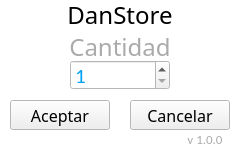
<?xml version="1.0" encoding="UTF-8"?>
<ui version="4.0">
 <class>MainWindow</class>
 <widget class="QMainWindow" name="MainWindow">
  <property name="geometry">
   <rect>
    <x>0</x>
    <y>0</y>
    <width>240</width>
    <height>147</height>
   </rect>
  </property>
  <property name="palette">
   <palette>
    <active>
     <colorrole role="Base">
      <brush brushstyle="SolidPattern">
       <color alpha="255">
        <red>255</red>
        <green>255</green>
        <blue>255</blue>
       </color>
      </brush>
     </colorrole>
     <colorrole role="Window">
      <brush brushstyle="SolidPattern">
       <color alpha="255">
        <red>255</red>
        <green>255</green>
        <blue>255</blue>
       </color>
      </brush>
     </colorrole>
    </active>
    <inactive>
     <colorrole role="Base">
      <brush brushstyle="SolidPattern">
       <color alpha="255">
        <red>255</red>
        <green>255</green>
        <blue>255</blue>
       </color>
      </brush>
     </colorrole>
     <colorrole role="Window">
      <brush brushstyle="SolidPattern">
       <color alpha="255">
        <red>255</red>
        <green>255</green>
        <blue>255</blue>
       </color>
      </brush>
     </colorrole>
    </inactive>
    <disabled>
     <colorrole role="Base">
      <brush brushstyle="SolidPattern">
       <color alpha="255">
        <red>255</red>
        <green>255</green>
        <blue>255</blue>
       </color>
      </brush>
     </colorrole>
     <colorrole role="Window">
      <brush brushstyle="SolidPattern">
       <color alpha="255">
        <red>255</red>
        <green>255</green>
        <blue>255</blue>
       </color>
      </brush>
     </colorrole>
    </disabled>
   </palette>
  </property>
  <property name="windowTitle">
   <string>Cantidad</string>
  </property>
  <widget class="QWidget" name="centralwidget">
   <widget class="QPushButton" name="b_Cancelar">
    <property name="geometry">
     <rect>
      <x>130</x>
      <y>100</y>
      <width>100</width>
      <height>30</height>
     </rect>
    </property>
    <property name="font">
     <font>
      <family>Swis721 LtCn BT</family>
      <pointsize>12</pointsize>
     </font>
    </property>
    <property name="focusPolicy">
     <enum>Qt::StrongFocus</enum>
    </property>
    <property name="text">
     <string>Cancelar</string>
    </property>
   </widget>
   <widget class="QPushButton" name="b_Aceptar">
    <property name="geometry">
     <rect>
      <x>10</x>
      <y>100</y>
      <width>100</width>
      <height>30</height>
     </rect>
    </property>
    <property name="font">
     <font>
      <family>Swis721 LtCn BT</family>
      <pointsize>12</pointsize>
     </font>
    </property>
    <property name="focusPolicy">
     <enum>Qt::StrongFocus</enum>
    </property>
    <property name="text">
     <string>Aceptar</string>
    </property>
   </widget>
   <widget class="QLabel" name="L1">
    <property name="geometry">
     <rect>
      <x>0</x>
      <y>0</y>
      <width>240</width>
      <height>30</height>
     </rect>
    </property>
    <property name="font">
     <font>
      <family>Impact</family>
      <pointsize>18</pointsize>
     </font>
    </property>
    <property name="text">
     <string>DanStore</string>
    </property>
    <property name="alignment">
     <set>Qt::AlignCenter</set>
    </property>
   </widget>
   <widget class="QLabel" name="L2">
    <property name="geometry">
     <rect>
      <x>0</x>
      <y>30</y>
      <width>240</width>
      <height>30</height>
     </rect>
    </property>
    <property name="font">
     <font>
      <family>Swis721 LtCn BT</family>
      <pointsize>18</pointsize>
     </font>
    </property>
    <property name="frameShadow">
     <enum>QFrame::Plain</enum>
    </property>
    <property name="midLineWidth">
     <number>0</number>
    </property>
    <property name="text">
     <string>&lt;html&gt;&lt;head/&gt;&lt;body&gt;&lt;p&gt;&lt;span style=&quot; color:#aaaaaa;&quot;&gt;Cantidad&lt;/span&gt;&lt;/p&gt;&lt;/body&gt;&lt;/html&gt;</string>
    </property>
    <property name="alignment">
     <set>Qt::AlignCenter</set>
    </property>
   </widget>
   <widget class="QSpinBox" name="D_cantidad">
    <property name="geometry">
     <rect>
      <x>70</x>
      <y>60</y>
      <width>100</width>
      <height>30</height>
     </rect>
    </property>
    <property name="palette">
     <palette>
      <active>
       <colorrole role="Text">
        <brush brushstyle="SolidPattern">
         <color alpha="255">
          <red>0</red>
          <green>160</green>
          <blue>245</blue>
         </color>
        </brush>
       </colorrole>
       <colorrole role="Highlight">
        <brush brushstyle="SolidPattern">
         <color alpha="255">
          <red>0</red>
          <green>160</green>
          <blue>245</blue>
         </color>
        </brush>
       </colorrole>
      </active>
      <inactive>
       <colorrole role="Text">
        <brush brushstyle="SolidPattern">
         <color alpha="255">
          <red>0</red>
          <green>160</green>
          <blue>245</blue>
         </color>
        </brush>
       </colorrole>
       <colorrole role="Highlight">
        <brush brushstyle="SolidPattern">
         <color alpha="255">
          <red>0</red>
          <green>160</green>
          <blue>245</blue>
         </color>
        </brush>
       </colorrole>
      </inactive>
      <disabled>
       <colorrole role="Text">
        <brush brushstyle="SolidPattern">
         <color alpha="255">
          <red>120</red>
          <green>120</green>
          <blue>120</blue>
         </color>
        </brush>
       </colorrole>
       <colorrole role="Highlight">
        <brush brushstyle="SolidPattern">
         <color alpha="255">
          <red>0</red>
          <green>120</green>
          <blue>215</blue>
         </color>
        </brush>
       </colorrole>
      </disabled>
     </palette>
    </property>
    <property name="font">
     <font>
      <family>Calibri</family>
      <pointsize>16</pointsize>
     </font>
    </property>
    <property name="suffix">
     <string/>
    </property>
    <property name="minimum">
     <number>1</number>
    </property>
    <property name="maximum">
     <number>1000</number>
    </property>
   </widget>
   <widget class="QLabel" name="L6">
    <property name="geometry">
     <rect>
      <x>180</x>
      <y>130</y>
      <width>50</width>
      <height>20</height>
     </rect>
    </property>
    <property name="font">
     <font>
      <family>Calibri</family>
      <pointsize>14</pointsize>
     </font>
    </property>
    <property name="text">
     <string>&lt;html&gt;&lt;head/&gt;&lt;body&gt;&lt;p&gt;&lt;span style=&quot; font-size:10pt; color:#aaaaaa;&quot;&gt;v 1.0.0&lt;/span&gt;&lt;/p&gt;&lt;/body&gt;&lt;/html&gt;</string>
    </property>
    <property name="alignment">
     <set>Qt::AlignCenter</set>
    </property>
   </widget>
  </widget>
 </widget>
 <tabstops>
  <tabstop>D_cantidad</tabstop>
  <tabstop>b_Aceptar</tabstop>
  <tabstop>b_Cancelar</tabstop>
 </tabstops>
 <resources/>
 <connections/>
</ui>
